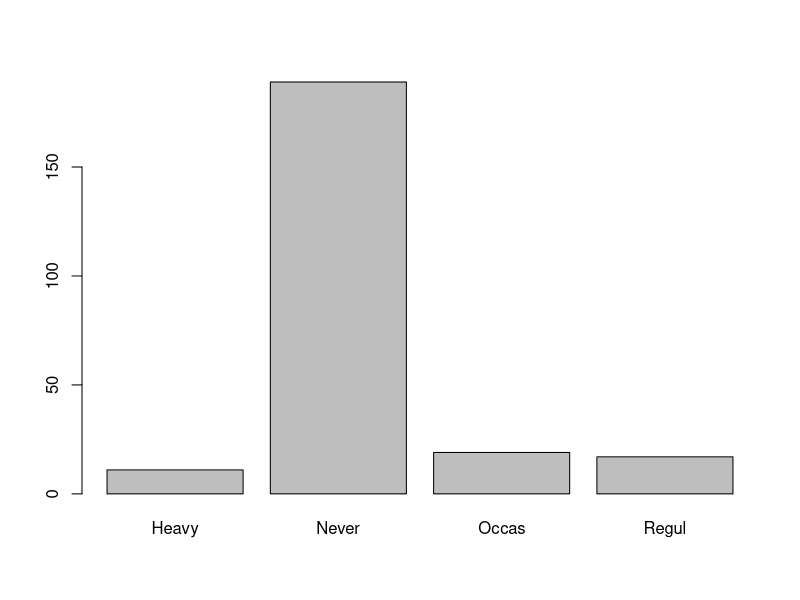
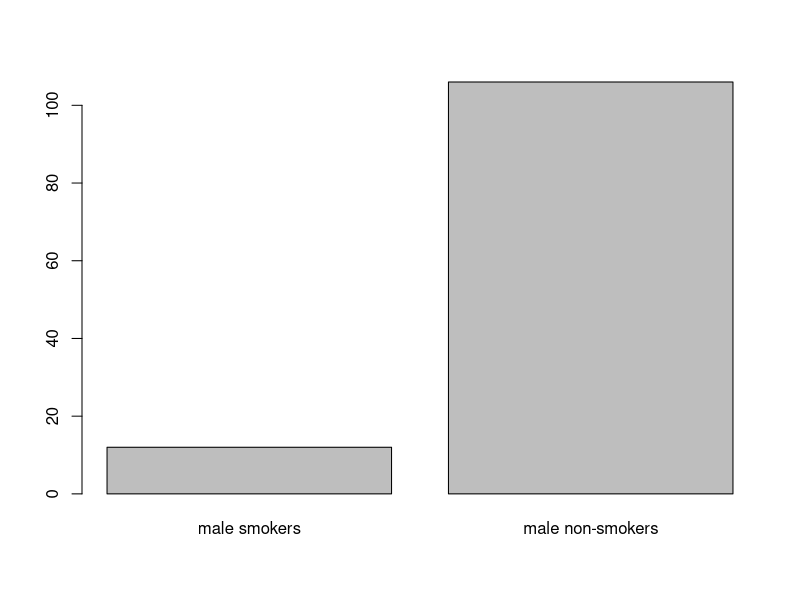
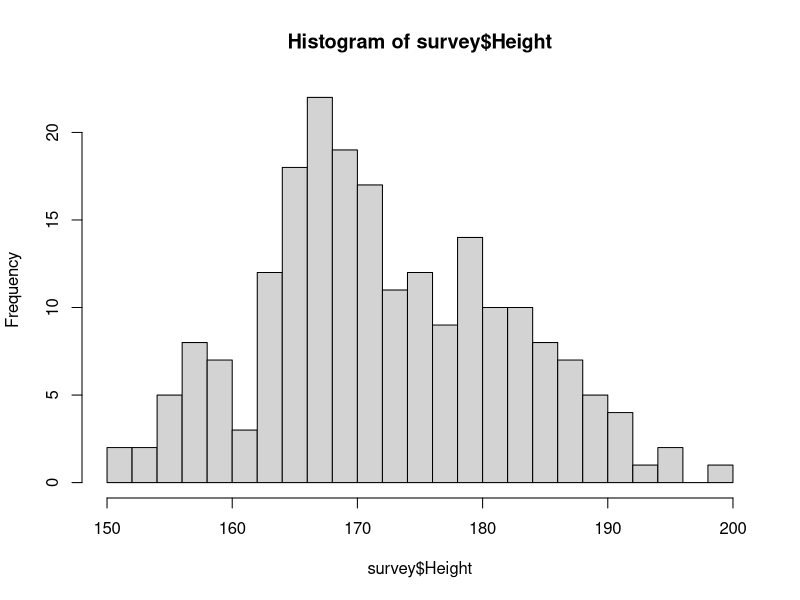
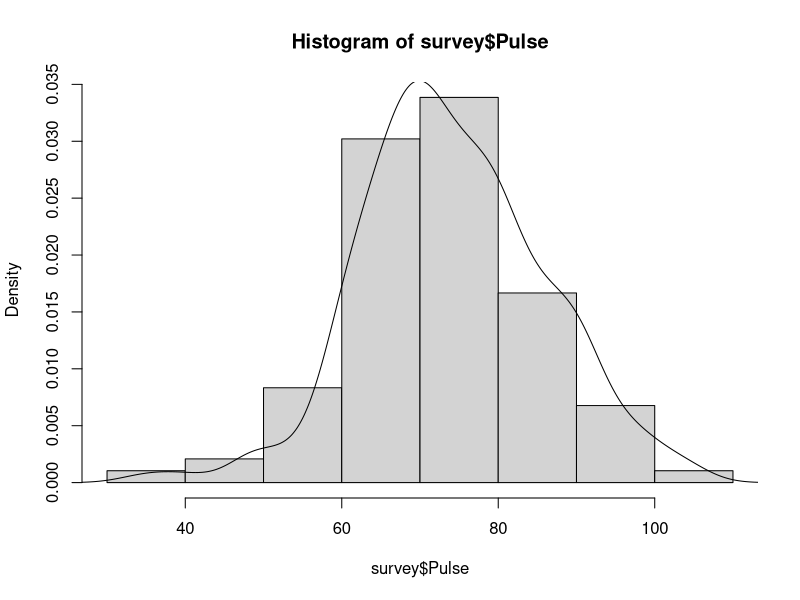
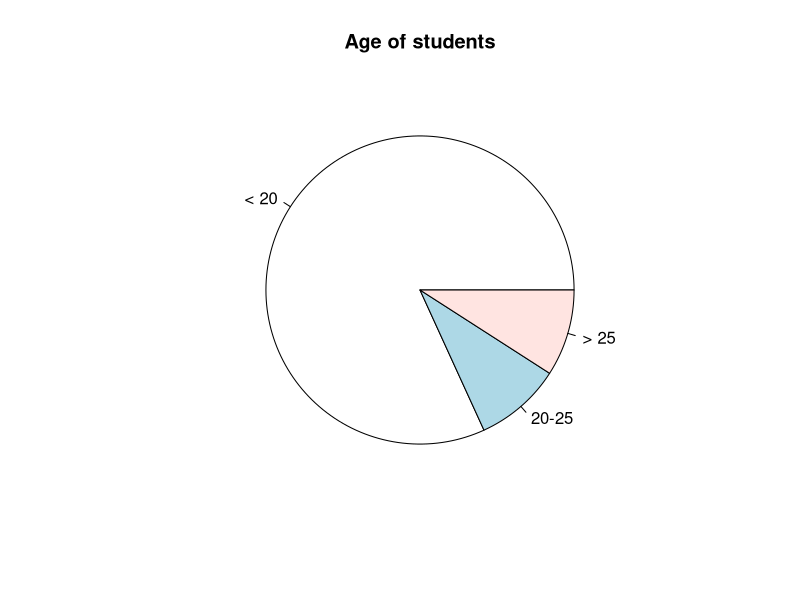
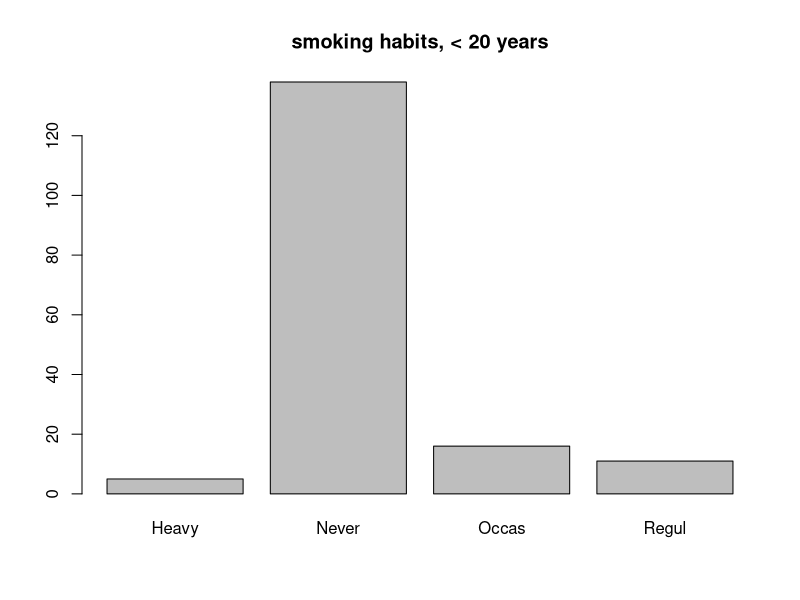
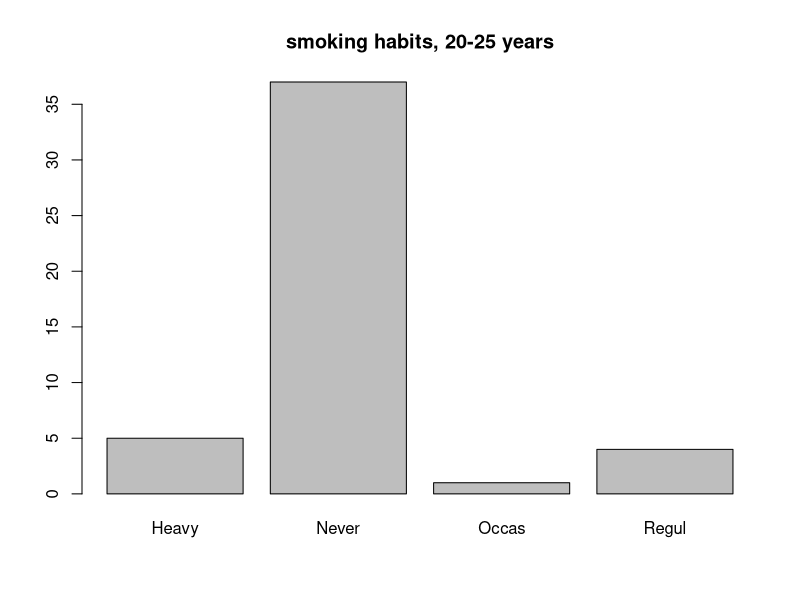
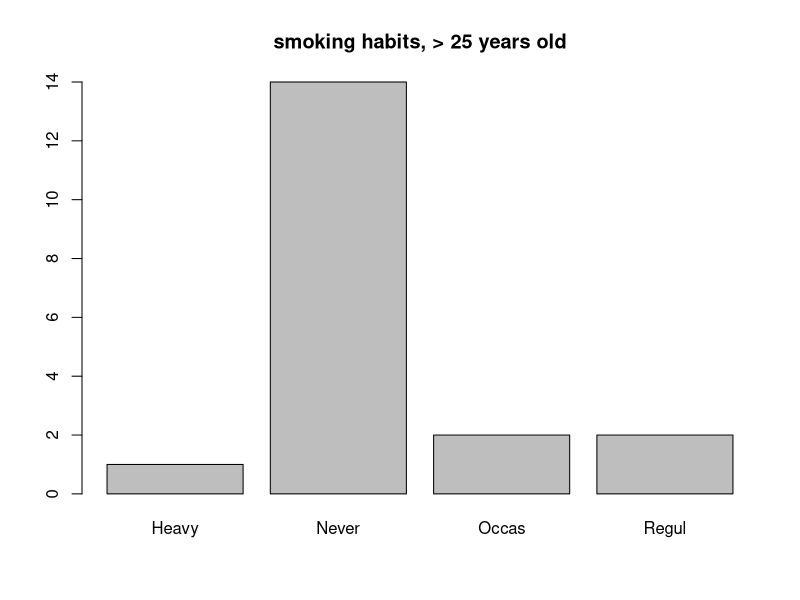

The R source for these figures, in order:
library(MASS)

#намираме първо всички стойности в колоната Smoke
unique(survey$Smoke)

#Задача 1
#вероятноста случайно избран човек да е редовен пушач
sum(survey$Smoke == 'Regul', na.rm = TRUE)/nrow(survey)

maleSmokers = sum(survey$Smoke == 'Regul' & survey$Sex == 'Male', na.rm = TRUE)

#вероятността случайно избран човек да е мъж и редовен пушач
maleSmokers/nrow(survey)

#броят на всички мъже
maleNumber = sum(survey$Sex == 'Male', na.rm = TRUE)

#вероятността случайно избран мъж да е редовен пушач
maleSmokers/maleNumber

#броят на всички редовни пушачи
regulCount = sum(survey$Smoke == 'Regul', na.rm = TRUE)

#вероятноста случайно избран редовен пушач да е мъж
maleSmokers/regulCount


#втори начин със позлване на prop.table()

#вероятността случайно избран човек да е редовен пушач
table = prop.table(table(survey$Smoke),)
table['Regul']

#вероятността случайно избран човек да е мъж и редовен пушач
table = prop.table(table(survey$Sex,survey$Smoke),)
table['Male', 'Regul']

#вероятносттa мъж да е редовен пушач
table = prop.table(table(survey$Sex,survey$Smoke), 1)
table['Male', 'Regul']

#вероятността редовен пушач да е мъж:
table = prop.table(table(survey$Sex,survey$Smoke), 2)
table['Male','Regul']

#Зад 2
#барплот на броя на типовете пушачи
barplot(table(survey$Smoke))

#пушене в зависимост от пола
barplot(c(maleSmokers, maleNumber - maleSmokers), names.arg = c('male smokers', 'male non-smokers'))

#Зад 3
#некви статистики
summary(survey$Height)
heightMean = mean(survey$Height, na.rm = TRUE)
heightSd = sd(survey$Height, na.rm = TRUE)


maleHeights = survey[survey$Sex == 'Male', 'Height']
summary(maleHeights)
sd(maleHeights, na.rm = TRUE)

femaleHeights = survey[survey$Sex == 'Female', 'Height']
summary(femaleHeights)
sd(femaleHeights, na.rm = TRUE)

#каква част от студентите се различават от ср. височина с <= 1 стандартно отклонение?
sum(abs(survey$Height - heightMean) <= heightSd, na.rm = TRUE)/sum(!is.na(survey$Height))

#Зад 4
hist(survey$Height, breaks = 20)

#Зад 5
#хистограма на пулса на студентите
hist(survey$Pulse, prob = TRUE)

#графика плътността на разпределението на пулса 
lines(density(survey$Pulse, na.rm = TRUE))

#Зад 6
group1 = survey[survey$Age < 20,]
group2 = survey[survey$Age >= 20 & survey$Age < 25,]
group3 = survey[survey$Age >= 25,]

pie(x = c(nrow(group1), nrow(group3), nrow(group3)), labels = c('< 20', '20-25', '> 25'), main = 'Age of students')

barplot(table(group1$Smoke), main = 'smoking habits, < 20 years')
barplot(table(group2$Smoke), main = 'smoking habits, 20-25 years')
barplot(table(group3$Smoke), main = 'smoking habits, > 25 years old')
